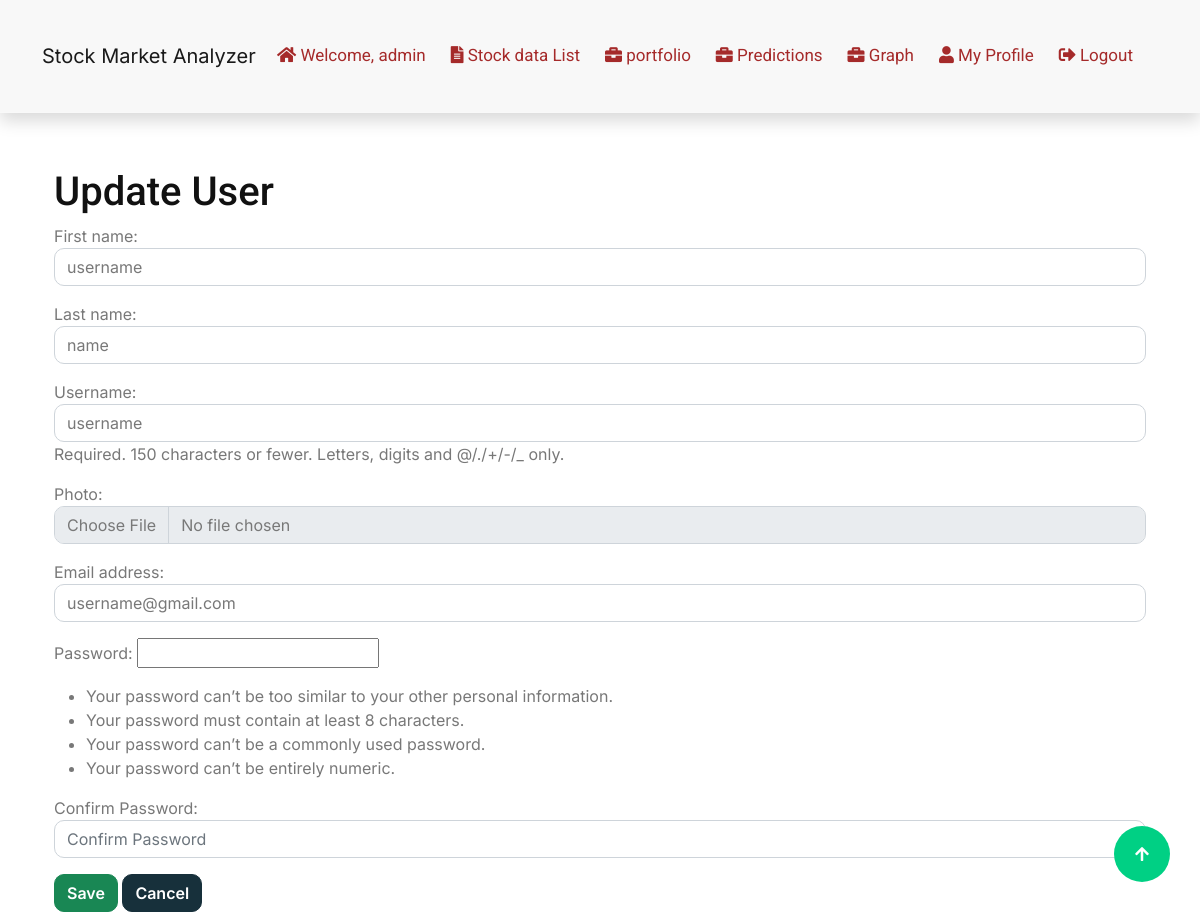
/users/1/update/ (signed in), run on the app's committed database.
### myapp/models.py (models this page shows)
class CustomUser(AbstractUser):
    photo = models.ImageField(upload_to='user_photos/', null=True, blank=True)
    groups = models.ManyToManyField(
        Group,
        related_name="customuser_groups",
        blank=True,
    )
    user_permissions = models.ManyToManyField(
        Permission,
        related_name="customuser_permissions",
        blank=True,
    )

### myapp/views.py (the view)
# urls.py: path('users/<int:pk>/update/', views.user_update, name='user_update'),
@login_required
def user_update(request, pk):
    user = get_object_or_404(CustomUser, pk=pk)
    if request.method == 'POST':
        form = UserRegistrationForm(request.POST, request.FILES, instance=user)
        if form.is_valid():
            form.save()
            messages.success(request, "User updated successfully.")
            return redirect('user_list')
    else:
        form = UserRegistrationForm(instance=user)
    return render(request, 'user/user_form.html', {'form': form, 'title': 'Update User'})

### myapp/forms.py
class UserRegistrationForm(UserCreationForm):
    password2 = forms.CharField(
        label="Confirm Password",
        widget=forms.PasswordInput(attrs={
            'class': 'form-control',
            'placeholder': 'Confirm Password',
        })
    )
    class Meta:
        model = CustomUser
        fields = ['first_name', 'last_name', 'username', 'photo', 'email', 'password1', 'password2']
        widgets = {
            'first_name': forms.TextInput(attrs={
                'class': 'form-control',
                'placeholder': 'First Name',
            }),
            'last_name': forms.TextInput(attrs={
                'class': 'form-control',
                'placeholder': 'Last Name',
            }),
            'username': forms.TextInput(attrs={
                'class': 'form-control',
                'placeholder': 'Username',
            }),
            'photo': forms.ClearableFileInput(attrs={
                'class': 'form-control',
                'accept': 'image/*',
            }),
            'email': forms.EmailInput(attrs={
                'class': 'form-control',
                'placeholder': 'Email Address',
            }),
        }

### templates/user/user_form.html (shortened to what this page needs)
{% extends 'base.html' %}
{% block content %}
<div class="container mt-5">
    <h1>{{ title }}</h1>
    <form method="post" enctype="multipart/form-data">
        {{ form.as_p }}
        <button type="submit" class="btn btn-success">Save</button>
        <a href="{% url 'user_list' %}" class="btn btn-secondary">Cancel</a>
    </form>
</div>
{% endblock %}

### templates/base.html (shortened to what this page needs)
<!DOCTYPE html>
{% load static %}
<html lang="en">
<head>
    <link rel="stylesheet" href="https://use.fontawesome.com/releases/v5.15.4/css/all.css"/>
    <link href="https://cdn.jsdelivr.net/npm/bootstrap-icons@1.4.1/font/bootstrap-icons.css" rel="stylesheet">
    <link rel="stylesheet" href="{%  static 'lib/animate/animate.min.css' %}"/>
    <link href="{%  static 'lib/lightbox/css/lightbox.min.css' %}" rel="stylesheet">
    <link href="{%  static 'lib/owlcarousel/assets/owl.carousel.min.css' %}" rel="stylesheet">
    <link href="{%  static 'css/bootstrap.min.css' %}" rel="stylesheet">
    <link href="{%  static 'css/style.css' %}" rel="stylesheet">
</head>
<body>
    <nav class="navbar navbar-expand-lg navbar-light bg-light shadow">
        <div class="container">
            <a class="navbar-brand" href="/">Stock Market Analyzer</a>
            <div class="collapse navbar-collapse" id="navbarNav">
                <ul class="navbar-nav ms-auto">
                    {% if user.is_authenticated %}
                        <li class="nav-item">
                            <a class="nav-link" href="/" style="color: brown;">
                                <i class="fas fa-home"></i> Welcome, {{ user.username }}
                            </a>
                        </li>
                        <li class="nav-item">
                            <a class="nav-link" href="{% url 'stock_data_list' %}" style="color: brown;">
                                <i class="fas fa-file-alt"></i> Stock data List
                            </a>
                        </li>
                        <li class="nav-item">
                            <a class="nav-link" href="{% url 'portfolio_list' %}" style="color: brown;">
                                <i class="fas fa-briefcase"></i> portfolio
                            </a>
                        </li>
                        <li class="nav-item">
                            <a class="nav-link" href="{% url 'generate_predictions' %}" style="color: brown;">
                                <i class="fas fa-briefcase"></i> Predictions
                            </a>
                        </li>
                        <li class="nav-item">
                            <a class="nav-link" href="{% url 'graph' %}" style="color: brown;">
                                <i class="fas fa-briefcase"></i> Graph
                            </a>
                        </li>
                        <li class="nav-item">
                            <a class="nav-link" href="{% url 'profile' %}" style="color: brown;">
                                <i class="fas fa-user"></i> My Profile
                            </a>
                        </li>
                        <li class="nav-item">
                            <a class="nav-link" href="{% url 'logout' %}" style="color: brown;">
                                <i class="fas fa-sign-out-alt"></i> Logout
                            </a>
                        </li>
                    {% endif %}
                </ul>
            </div>
        </div>
    </nav>
        <div class="container mt-4" style="margin-top: 200px;">
            <br><br><br><br>
            {% block content %}{% endblock %}
        </div>
        <a href="#" class="btn btn-primary btn-lg-square rounded-circle back-to-top"><i class="fa fa-arrow-up"></i></a>
</body>
</html>

### static/css/style.css (style rules this page uses)
.back-to-top { position: fixed; right: 30px; bottom: 30px; transition: 0.5s; z-index: 99; }
.btn { font-weight: 600; transition: .5s; }
.btn-lg-square { width: 56px; height: 56px; }
.btn-square, .btn-sm-square, .btn-md-square, .btn-lg-square, .btn-xl-square { padding: 0; display: flex; align-items: center; justify-content: center; font-weight: normal; }
.btn.btn-primary { color: var(--bs-white); border: none; }
.navbar-light .navbar-nav .nav-link { font-family: 'Roboto', sans-serif; position: relative; margin-right: 25px; padding: 35px 0; color: var(--bs-white); font-size: 17px; font-weight: 400; outline: none; transition: .5s; }
.navbar-light .navbar-nav .nav-item .nav-link { color: var(--bs-white); }
@media (min-width: 992px) { .navbar-light { position: absolute; width: 100%; top: 0; left: 0; border-bottom: 1px solid rgba(255, 255, 255, .1); z-index: 999; } }
@media (min-width: 992px) { .navbar-light .navbar-nav .nav-link::before { position: absolute; content: ""; width: 0; height: 2px; bottom: -1px; left: 50%; background: var(--bs-primary); transition: .5s; } }
@media (min-width: 992px) { .navbar-light .navbar-nav .nav-link::after { position: absolute; content: ""; width: 0; height: 0; bottom: -1px; left: 50%; background: var(--bs-primary); transition: .5s; } }

### data on the page
CustomUser: username "admin"
CustomUser: first_name "username", last_name "name", username "username", email "username@gmail.com"

### other printed values
{{ title }} "Update User"
